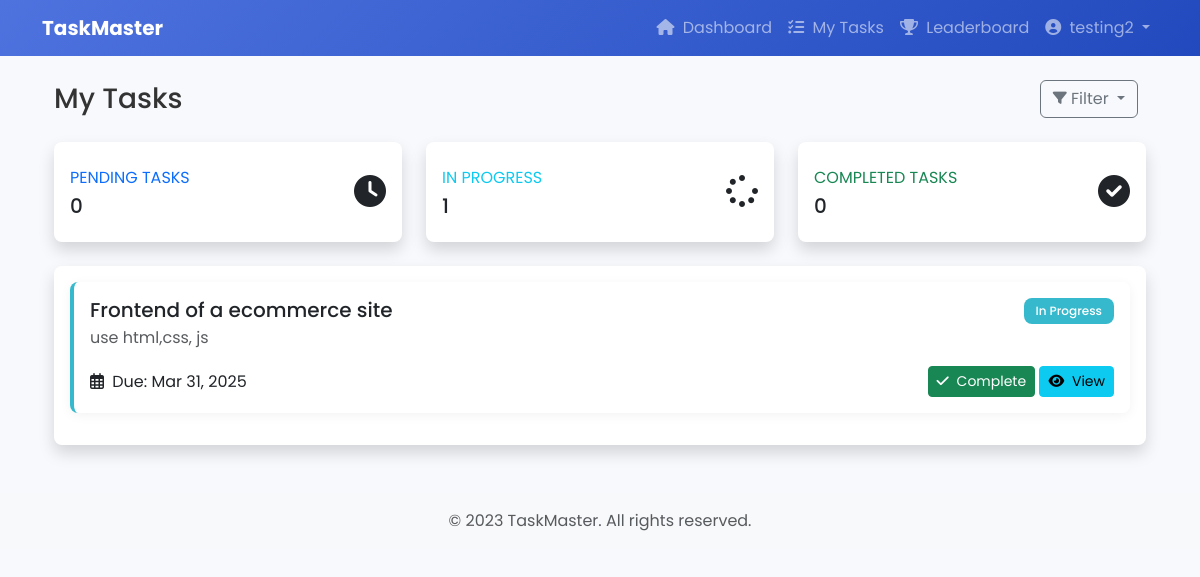
The app's page /my-tasks/ (signed in), older data.
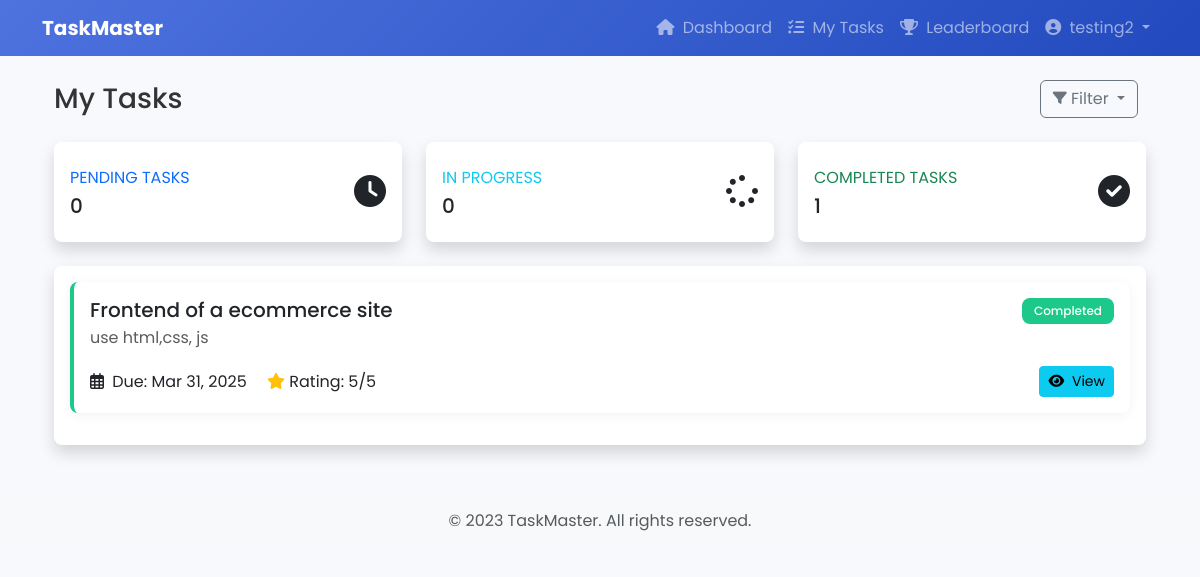
The same page, newer data.
### myapp/models.py (models this page shows, shortened)
class Task(models.Model):
    STATUS_CHOICES = [
        ('pending', 'Pending'),
        ('in_progress', 'In Progress'),
        ('completed', 'Completed'),
        ('verified', 'Verified'),
    ]
    title = models.CharField(max_length=200)
    description = models.TextField()
    created_by = models.ForeignKey(CustomUser, on_delete=models.CASCADE, related_name='created_tasks')
    assigned_to = models.ForeignKey(CustomUser, on_delete=models.CASCADE, related_name='assigned_tasks')
    created_at = models.DateTimeField(auto_now_add=True)
    updated_at = models.DateTimeField(auto_now=True)
    due_date = models.DateTimeField()
    status = models.CharField(max_length=20, choices=STATUS_CHOICES, default='pending')
    rating = models.IntegerField(
        null=True,
        blank=True,
        validators=[MinValueValidator(1), MaxValueValidator(5)]
    )
    admin_notes = models.TextField(null=True, blank=True)
    tracker = FieldTracker()  # For tracking field changes

### myapp/views.py (the view)
# urls.py: path('my-tasks/', user_tasks, name='user_tasks'),
@login_required
def user_tasks(request):
    user = request.user
    tasks = user.assigned_tasks.all().order_by('due_date')
    status_filter = request.GET.get('status')
    if status_filter and status_filter != 'all':
        if status_filter == 'completed':
            tasks = tasks.filter(status__in=['completed', 'verified'])
        else:
            tasks = tasks.filter(status=status_filter)
    task_counts = {
        'pending': user.assigned_tasks.filter(status='pending').count(),
        'in_progress': user.assigned_tasks.filter(status='in_progress').count(),
        'completed': user.assigned_tasks.filter(status__in=['completed', 'verified']).count(),
    }
    context = {
        'tasks': tasks,
        'task_counts': task_counts,
        'user': user,
        'status_filter': status_filter if status_filter else 'all'
    }
    return render(request, 'myapp/user_tasks.html', context)

### myapp/templates/myapp/user_tasks.html (shortened to what the changed rows need)
{% extends "myapp/base_user.html" %}
{% load static %}
{% block content %}
<div class="container-fluid">
    <div class="d-flex justify-content-between align-items-center mb-4">
        <h1 class="h3 mb-0 text-gray-800">My Tasks</h1>
    </div>
    <div class="row">
        <div class="col-md-4 mb-4">
            <div class="card border-left-info shadow h-100 py-2">
                <div class="card-body">
                    <div class="row no-gutters align-items-center">
                        <div class="col mr-2">
                            <div class="text-xs font-weight-bold text-info text-uppercase mb-1">
                                In Progress</div>
                            <div class="h5 mb-0 font-weight-bold text-gray-800">{{ task_counts.in_progress }}</div>
                        </div>
                    </div>
                </div>
            </div>
        </div>
        <div class="col-md-4 mb-4">
            <div class="card border-left-success shadow h-100 py-2">
                <div class="card-body">
                    <div class="row no-gutters align-items-center">
                        <div class="col mr-2">
                            <div class="text-xs font-weight-bold text-success text-uppercase mb-1">
                                Completed Tasks</div>
                            <div class="h5 mb-0 font-weight-bold text-gray-800">{{ task_counts.completed }}</div>
                        </div>
                    </div>
                </div>
            </div>
        </div>
    </div>
    <div class="card shadow mb-4">
        <div class="card-body">
            {% if tasks %}
                {% for task in tasks %}
                <div class="task-card mb-3 p-3 task-{{ task.status }}">
                    <div class="d-flex justify-content-between align-items-start mb-2">
                        <div>
                            <h5 class="mb-1">{{ task.title }}</h5>
                            <p class="text-muted mb-2">{{ task.description|truncatechars:120 }}</p>
                        </div>
                        <span class="task-status status-{{ task.status }}">
                            {{ task.get_status_display }}
                        </span>
                    </div>
                    <div class="d-flex justify-content-between align-items-center">
                        <div>
                            <span class="task-due {% if task.is_overdue %}overdue{% endif %}">
                                <i class="far fa-calendar-alt me-1"></i>
                                Due: {{ task.due_date|date:"M d, Y" }}
                            </span>
                            {% if task.rating %}
                            <span class="ms-3">
                                <i class="fas fa-star text-warning"></i>
                                Rating: {{ task.rating }}/5
                            </span>
                            {% endif %}
                        </div>
                        <div class="task-actions">
                            {% if task.status == 'pending' %}
                                {% if task.is_overdue %}
                                <button class="btn btn-sm btn-expired" disabled>
                                    <i class="fas fa-ban me-1"></i> Expired
                                </button>
                                {% else %}
                                <a href="{% url 'start_task' task.id %}" class="btn btn-sm btn-primary">
                                    <i class="fas fa-play me-1"></i> Start
                                </a>
                                {% endif %}
                            {% elif task.status == 'in_progress' %}
                            <a href="{% url 'complete_task' task.id %}" class="btn btn-sm btn-success">
                                <i class="fas fa-check me-1"></i> Complete
                            </a>
                            {% endif %}
                            <button class="btn btn-sm btn-info view-task-btn"
                                    data-task-id="{{ task.id }}"
                                    data-task-title="{{ task.title }}"
                                    data-task-description="{{ task.description }}"
                                    data-task-status="{{ task.status }}"
                                    data-task-status-display="{{ task.get_status_display }}"
                                    data-task-assigned-to="{{ task.assigned_to.username }}"
                                    data-task-created="{{ task.created_at|date:'M d, Y H:i' }}"
                                    data-task-due="{{ task.due_date|date:'M d, Y H:i' }}"
                                    data-task-rating="{{ task.rating|default:0 }}"
                                    data-task-is-overdue="{% if task.is_overdue %}true{% else %}false{% endif %}"
                                    data-start-url="{% url 'start_task' task.id %}"
                                    data-complete-url="{% url 'complete_task' task.id %}">
                                <i class="fas fa-eye me-1"></i> View
                            </button>
                        </div>
                    </div>
                </div>
                {% endfor %}
            {% else %}
                <div class="text-center py-5">
                    <i class="fas fa-tasks fa-3x text-gray-300 mb-3"></i>
                    <h5 class="text-gray-500">No tasks assigned</h5>
                    <p>You don't have any tasks assigned to you yet.</p>
                </div>
            {% endif %}
        </div>
    </div>
</div>
{% endblock %}

Row changes from the older to the newer data that the page shows:
changed Task "Frontend of a ecommerce site": status "In Progress" → "Completed"; rating (not shown) → "5"; no longer shows "Complete"
Text that changed along with them:
{{ task_counts.in_progress }}: "1" → "0"
{{ task_counts.completed }}: "0" → "1"
